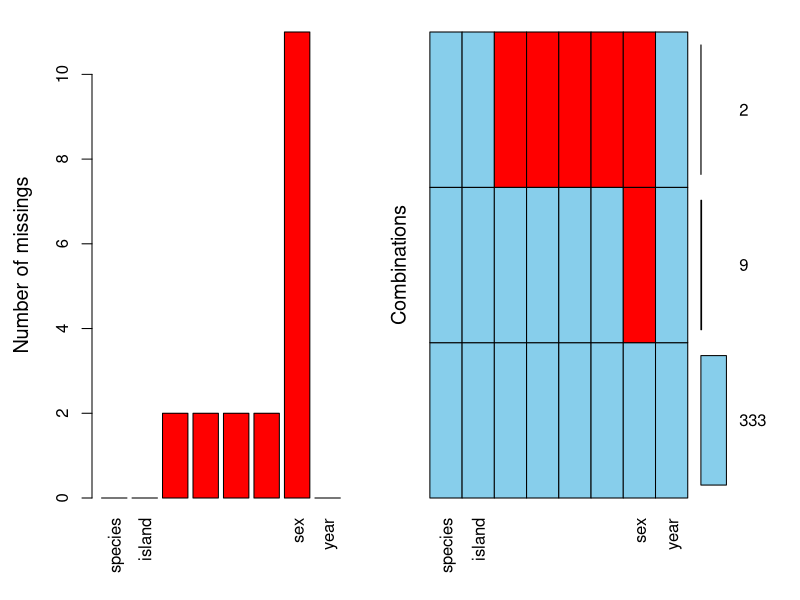
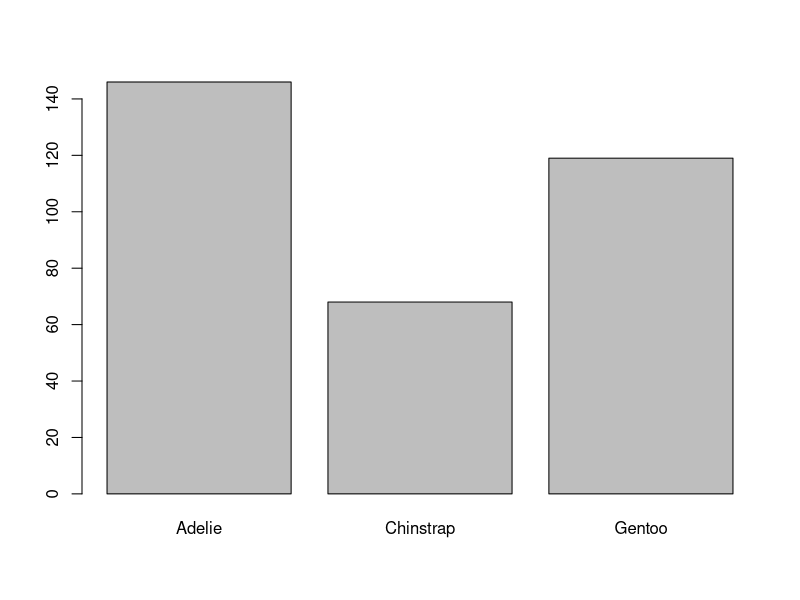
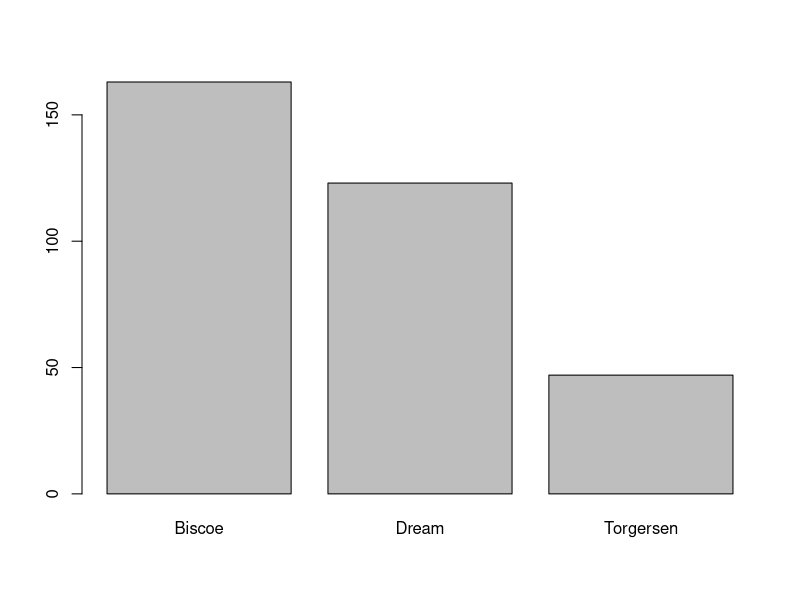
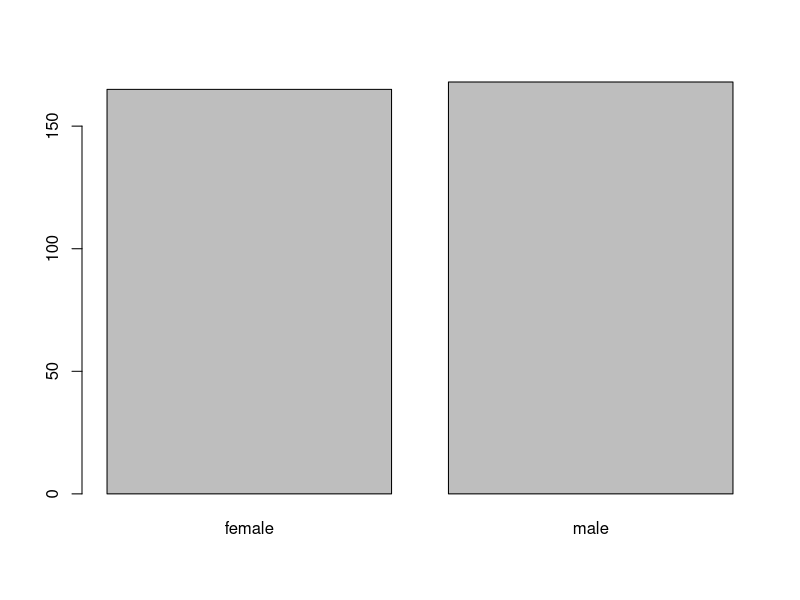
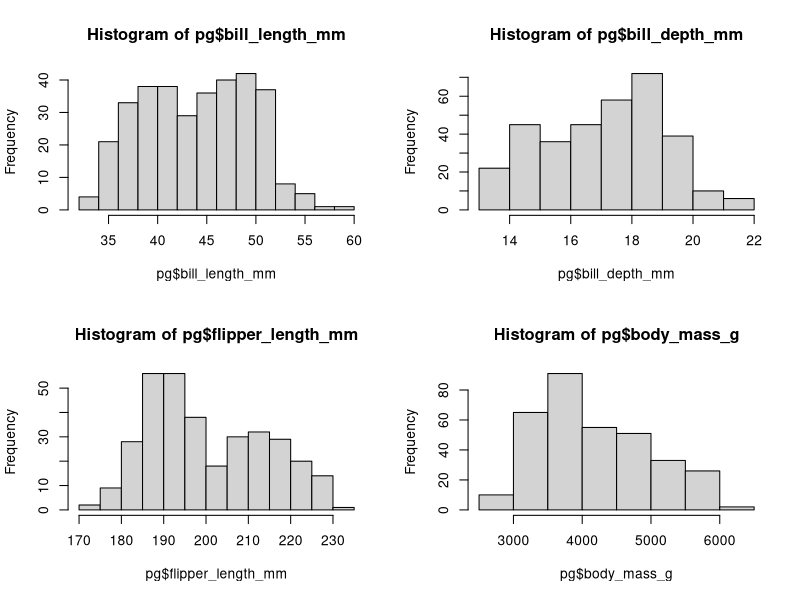
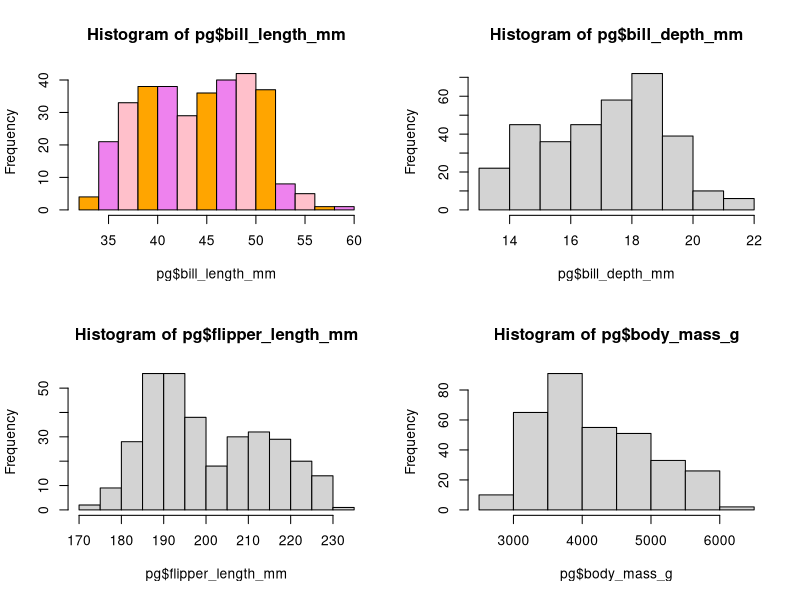
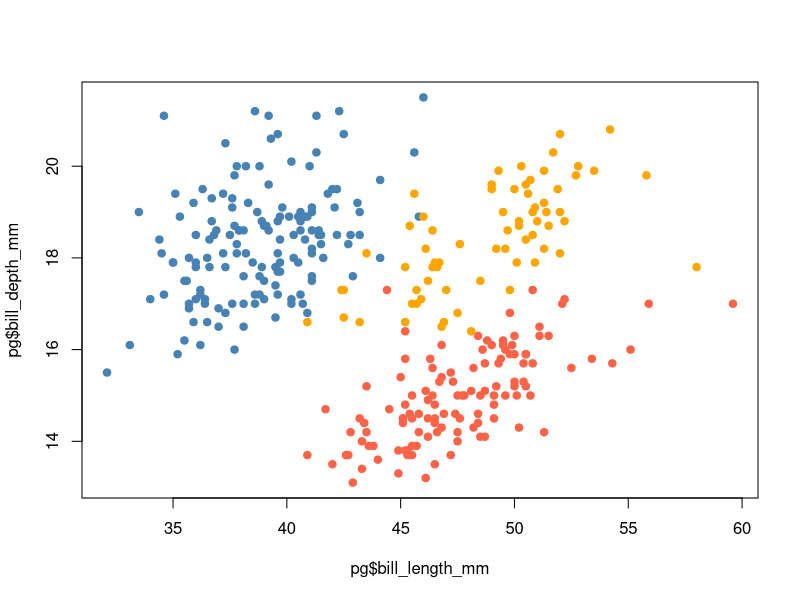

Here is the R script that generated these plots, in order:
library(palmerpenguins)
#인스톨 패키지 펭귄....

data(package = "palmerpenguins")
data("penguins")

pg <- data.frame(penguins)
str(pg)

library(VIM)
aggr(pg, numbers = T, prop = F)
pg <- na.omit(pg)
dim(pg)

str(pg)

table(pg$species)
barplot(table(pg$species))

table(pg$island)
barplot(table(pg$island))

table(pg$sex)
barplot(table(pg$sex))


str(pg[, 3:6])
summary(pg[, 3:6])


par(mfrow = c(2,2)) # 1,4 주면 일자형태로 그래프나옴
hist(pg$bill_length_mm)
hist(pg$bill_depth_mm)
hist(pg$flipper_length_mm)
hist(pg$body_mass_g)
par(mfrow = c(1,1))


par(mfrow = c(2,2)) # 1,4 주면 일자형태로 그래프나옴
hist(pg$bill_length_mm, col = c('orange','violet','pink'))
hist(pg$bill_depth_mm)
hist(pg$flipper_length_mm)
hist(pg$body_mass_g)
par(mfrow = c(1,1))


my.color <- ifelse(pg$species == 'Gentoo', 'tomato',
                   ifelse(pg$species == 'Adelie','steelblue','orange'))

plot(pg$bill_length_mm, pg$bill_depth_mm,
     pch = 19, col = my.color)


cor(pg$bill_length_mm, pg$bill_depth_mm)

cor(pg[pg$species == 'Adelie', ]$bill_length_mm,      
    pg[pg$species == 'Adelie', ]$bill_depth_mm)
